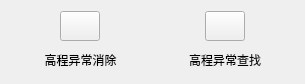
<?xml version="1.0" encoding="UTF-8"?>
<ui version="4.0">
 <class>HeightAnomalyProcessingClass</class>
 <widget class="QDialog" name="HeightAnomalyProcessingClass">
  <property name="geometry">
   <rect>
    <x>0</x>
    <y>0</y>
    <width>305</width>
    <height>79</height>
   </rect>
  </property>
  <property name="windowTitle">
   <string>HeightAnomalyProcessing</string>
  </property>
  <layout class="QGridLayout" name="gridLayout_3">
   <item row="0" column="0">
    <layout class="QGridLayout" name="gridLayout_2">
     <item row="1" column="0">
      <widget class="QPushButton" name="HeightAnomalyDetection_btnf">
       <property name="sizePolicy">
        <sizepolicy hsizetype="Preferred" vsizetype="Minimum">
         <horstretch>0</horstretch>
         <verstretch>0</verstretch>
        </sizepolicy>
       </property>
       <property name="maximumSize">
        <size>
         <width>16777215</width>
         <height>50</height>
        </size>
       </property>
       <property name="layoutDirection">
        <enum>Qt::LeftToRight</enum>
       </property>
       <property name="inputMethodHints">
        <set>Qt::ImhNone</set>
       </property>
       <property name="text">
        <string>高程异常消除</string>
       </property>
       <property name="autoRepeat">
        <bool>false</bool>
       </property>
       <property name="autoExclusive">
        <bool>false</bool>
       </property>
       <property name="autoDefault">
        <bool>false</bool>
       </property>
       <property name="default">
        <bool>false</bool>
       </property>
       <property name="flat">
        <bool>true</bool>
       </property>
      </widget>
     </item>
     <item row="1" column="1">
      <widget class="QPushButton" name="HeightAnomalyElimination_btnf">
       <property name="sizePolicy">
        <sizepolicy hsizetype="Preferred" vsizetype="Minimum">
         <horstretch>0</horstretch>
         <verstretch>0</verstretch>
        </sizepolicy>
       </property>
       <property name="maximumSize">
        <size>
         <width>16777215</width>
         <height>50</height>
        </size>
       </property>
       <property name="text">
        <string>高程异常查找</string>
       </property>
       <property name="flat">
        <bool>true</bool>
       </property>
      </widget>
     </item>
     <item row="0" column="0" alignment="Qt::AlignHCenter">
      <widget class="QPushButton" name="HeightAnomalyDetection_btn">
       <property name="sizePolicy">
        <sizepolicy hsizetype="Fixed" vsizetype="Fixed">
         <horstretch>0</horstretch>
         <verstretch>0</verstretch>
        </sizepolicy>
       </property>
       <property name="minimumSize">
        <size>
         <width>30</width>
         <height>30</height>
        </size>
       </property>
       <property name="text">
        <string/>
       </property>
       <property name="flat">
        <bool>false</bool>
       </property>
      </widget>
     </item>
     <item row="0" column="1" alignment="Qt::AlignHCenter">
      <widget class="QPushButton" name="HeightAnomalyElimination_btn">
       <property name="sizePolicy">
        <sizepolicy hsizetype="Fixed" vsizetype="Fixed">
         <horstretch>0</horstretch>
         <verstretch>0</verstretch>
        </sizepolicy>
       </property>
       <property name="minimumSize">
        <size>
         <width>30</width>
         <height>30</height>
        </size>
       </property>
       <property name="text">
        <string/>
       </property>
      </widget>
     </item>
    </layout>
   </item>
  </layout>
 </widget>
 <layoutdefault spacing="6" margin="11"/>
 <resources/>
 <connections/>
</ui>
